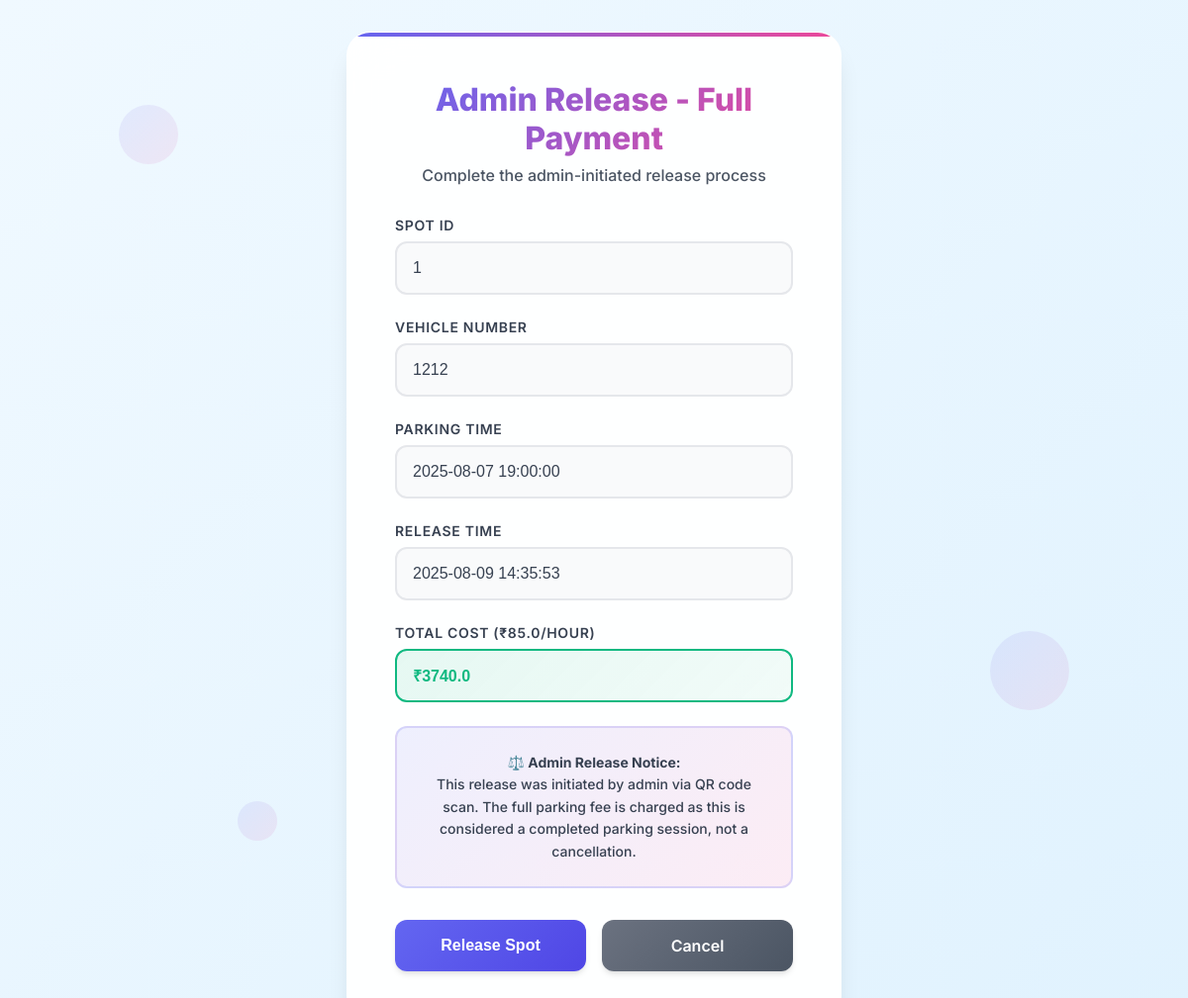
/release/1 (signed in), run on the app's committed database.
### models/models.py (models this page shows, shortened)
class ParkingSpot(db.Model):
    __tablename__ = 'parking_spots'
    id = db.Column(db.Integer, primary_key=True)
    lot_id = db.Column(db.Integer, db.ForeignKey('parking_lots.id'), nullable=False)
    status = db.Column(db.String(1), default='A', nullable=False)
    created_at = db.Column(db.DateTime, nullable=True, default=datetime.utcnow)
    reservations = db.relationship('Reservation', backref='spot', lazy=True)

class Reservation(db.Model):
    __tablename__ = 'reservations'
    id = db.Column(db.Integer, primary_key=True)
    spot_id = db.Column(db.Integer, db.ForeignKey('parking_spots.id'), nullable=False)
    user_id = db.Column(db.Integer, db.ForeignKey('users.id'), nullable=False)
    vehicle_number = db.Column(db.String(20), nullable=False)
    parking_time = db.Column(db.DateTime, nullable=False, default=datetime.utcnow)
    leaving_time = db.Column(db.DateTime, nullable=True)
    planned_start_time = db.Column(db.DateTime, nullable=True)
    user = db.relationship('User', backref='reservations', lazy=True)

class ParkingLot(db.Model):
    __tablename__ = 'parking_lots'
    id = db.Column(db.Integer, primary_key=True)
    prime_location_name = db.Column(db.String(100), nullable=False)
    address = db.Column(db.Text, nullable=False)
    pin_code = db.Column(db.String(10), nullable=False)
    price_per_hour = db.Column(db.Float, nullable=False)
    created_at = db.Column(db.DateTime, nullable=True, default=datetime.utcnow)
    spots = db.relationship('ParkingSpot', backref='lot', lazy=True, cascade='all, delete-orphan')

### app.py (the view, shortened to what this page needs)
@app.route('/release/<int:reservation_id>', methods=['GET', 'POST'])
@login_required
def release_spot(reservation_id):
    try:
        reservation = Reservation.query.get_or_404(reservation_id)
        spot = ParkingSpot.query.get(reservation.spot_id)
        lot = ParkingLot.query.get(spot.lot_id)
        if session.get('role') == 'user' and reservation.user_id != session.get('user_id'):
            flash('Unauthorized access to reservation', 'danger')
            return redirect(url_for('user_dashboard'))
        release_time = datetime.utcnow()
        planned_start = reservation.planned_start_time or reservation.parking_time
        if release_time < planned_start:
            total_cost = round(lot.price_per_hour * 0.25, 2)
            time_difference = 0
        else:
            time_difference = (release_time - planned_start).total_seconds() / 3600
            if session.get('role') == 'admin':
                total_cost = round(math.ceil(time_difference) * lot.price_per_hour, 2)
            else:
                total_cost = round(math.ceil(time_difference) * lot.price_per_hour, 2)
        template_name = 'release.html' if session.get('role') == 'user' else 'admin_release.html'
        return render_template(
            template_name,
            reservation=reservation,
            spot=spot,
            lot=lot,
            release_time=release_time,
            total_cost=total_cost,
            planned_start=planned_start,
            time_difference=round(max(0, time_difference), 2)
        )
    except SQLAlchemyError as e:
        flash('Error accessing reservation', 'danger')
        return redirect(url_for('user_dashboard') if session.get('role') == 'user' else url_for('admin_dashboard'))

### app.py (called while the page is built)
def login_required(f):
    @wraps(f)
    def decorated_function(*args, **kwargs):
        if 'user_id' not in session:
            flash("Please log in to access this page", "warning")
            return redirect(url_for('login'))
        return f(*args, **kwargs)
    return decorated_function

### templates/admin_release.html (shortened to what this page needs)
<!DOCTYPE html>
<html lang="en">
<head>
</head>
<body>
<div class="floating-elements">
  <div class="floating-element"></div>
  <div class="floating-element"></div>
  <div class="floating-element"></div>
</div>
<div class="booking-container">
  <div class="booking-header">
    <h2 class="booking-title">Admin Release - Full Payment</h2>
    <p class="booking-subtitle">Complete the admin-initiated release process</p>
  </div>
  <form method="POST" id="releaseForm">
    <div class="form-group">
      <label class="form-label">Spot ID</label>
      <input type="text" class="form-input" value="{{ spot.id }}" readonly>
    </div>
    <div class="form-group">
      <label class="form-label">Vehicle Number</label>
      <input type="text" class="form-input" value="{{ reservation.vehicle_number }}" readonly>
    </div>
    <div class="form-group">
      <label class="form-label">Parking Time</label>
      <input type="text" class="form-input" value="{{ reservation.parking_time.strftime('%Y-%m-%d %H:%M:%S') }}" readonly>
    </div>
    <div class="form-group">
      <label class="form-label">Release Time</label>
      <input type="text" class="form-input" value="{{ release_time.strftime('%Y-%m-%d %H:%M:%S') }}" readonly>
    </div>
    <div class="form-group">
      <label class="form-label">Total Cost (₹{{ spot.lot.price_per_hour }}/hour)</label>
      <input type="text" class="form-input cost-highlight" value="₹{{ total_cost }}" readonly>
    </div>
    <div class="info-notice">
    <p class="info-text">
        <strong>⚖️ Admin Release Notice:</strong><br>
        This release was initiated by admin via QR code scan. The full parking fee is charged as this is considered
        a completed parking session, not a cancellation.
    </p>
    </div>
    <div class="button-container">
      <button type="submit" class="btn btn-primary" id="releaseBtn">
        <span id="btnText">Release Spot</span>
      </button>
      <a href="{{ url_for('admin_dashboard') }}" class="btn btn-secondary">
        Cancel
      </a>
    </div>
  </form>
</div>
</body>
</html>

### data on the page
ParkingSpot: id "1"
Reservation: vehicle_number "1212", parking_time "2025-08-07 19:00:00"
ParkingLot: lot.price_per_hour "85.0"
